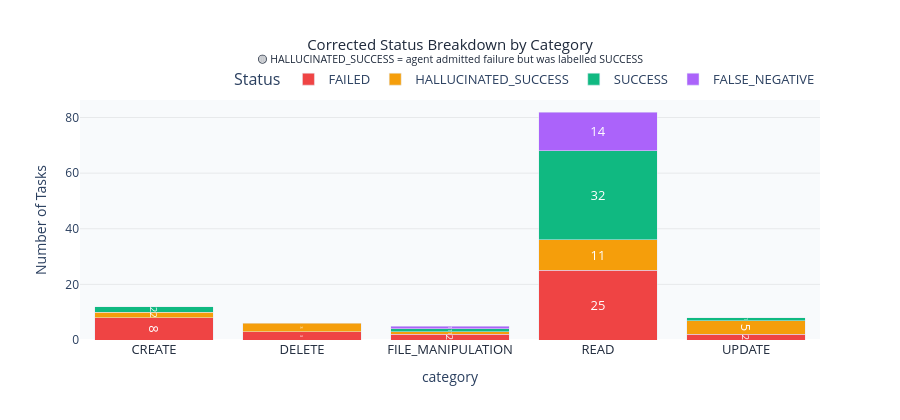
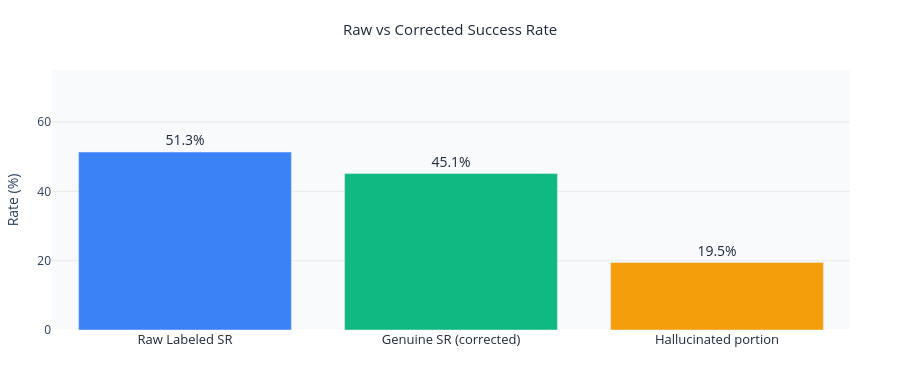

The code cell stored with these charts, in order, in its notebook:
### Markdown cell above
## Data Quality — Hallucinated SUCCESS Labels
Agent marks tasks SUCCESS but final answer admits failure. These are corrected below.

### Code cell
# ══ Hallucinated SUCCESS — Detail View ══
hallucinated_df = df[df['is_hallucinated']].copy()

print(f'Hallucinated SUCCESS tasks: {len(hallucinated_df)}')
print()

# ── Chart 1: Hallucinated vs Genuine by category ──
status_cat = df.groupby(['category','corrected_status']).size().reset_index(name='count')
color_map = {
    'SUCCESS':              '#10B981',
    'FAILED':               '#EF4444',
    'HALLUCINATED_SUCCESS': '#F59E0B',
}
fig1 = px.bar(
    status_cat,
    x='category', y='count', color='corrected_status',
    color_discrete_map=color_map,
    barmode='stack',
    text='count',
    title='Corrected Status Breakdown by Category<br><sup>🟡 HALLUCINATED_SUCCESS = agent admitted failure but was labelled SUCCESS</sup>',
    labels={'count': 'Tasks', 'corrected_status': 'Status'}
)
fig1.update_traces(textposition='inside', textfont_size=13, textfont_color='white',
                   insidetextanchor='middle')
fig1.update_layout(
    height=420, plot_bgcolor='#f8fafc', paper_bgcolor='white',
    legend=dict(title='Status', font=dict(size=13), orientation='h',
                yanchor='bottom', y=1.02, xanchor='right', x=1),
    xaxis=dict(tickfont=dict(size=13, color='#1e293b')),
    yaxis=dict(title='Number of Tasks', tickfont=dict(size=12),
               showgrid=True, gridcolor='rgba(0,0,0,0.07)'),
    title_font=dict(size=15, color='#1e293b'),
    title_x=0.5
)
fig1.show()

# ── Chart 2: Raw vs Corrected success rate ──
raw_sr    = (df['status'] == 'SUCCESS').mean() * 100
true_sr   = df['is_success'].mean() * 100
halluc_sr = df['is_hallucinated'].mean() * 100

fig2 = go.Figure()
fig2.add_trace(go.Bar(
    x=['Raw Labeled SR', 'Genuine SR (corrected)', 'Hallucinated portion'],
    y=[raw_sr, true_sr, halluc_sr],
    marker_color=['#3B82F6', '#10B981', '#F59E0B'],
    text=[f'{v:.1f}%' for v in [raw_sr, true_sr, halluc_sr]],
    textposition='outside',
    textfont=dict(size=14, color='#1e293b'),
    cliponaxis=False,
))
fig2.update_layout(
    title=dict(text='Raw vs Corrected Success Rate',
               font=dict(size=15, color='#1e293b'), x=0.5, xanchor='center'),
    yaxis=dict(title='Rate (%)', range=[0, 75],
               showgrid=True, gridcolor='rgba(0,0,0,0.07)', tickfont=dict(size=12)),
    xaxis=dict(tickfont=dict(size=13, color='#1e293b')),
    height=380, plot_bgcolor='#f8fafc', paper_bgcolor='white',
    showlegend=False, margin=dict(t=70, b=50, l=50, r=50)
)
fig2.show()

# ── Table: all hallucinated tasks ──
cols = ['task_id','category','url_domain','steps_taken','final_answer']
print('\nAll hallucinated SUCCESS tasks:')
for _, r in hallucinated_df[cols].iterrows():
    snippet = str(r['final_answer'])[:120].replace('\n',' ')
    print(f"  [{r['task_id']}] {r['category']} | {r['url_domain']}")
    print(f"    → {snippet!r}")

### Figure 1 — Plotly figure (JSON) as saved in the notebook; plotly's stock layout.template omitted (floating-point values rounded to 4 significant figures)
{"data": [{"hovertemplate": "Status=FAILED<br>category=%{x}<br>Tasks=%{text}<extra></extra>", "insidetextanchor": "middle", "legendgroup": "FAILED", "marker": {"color": "#EF4444", "pattern": {"shape": ""}}, "name": "FAILED", "orientation": "v", "showlegend": true, "text": [8.0, 3.0, 2.0, 25.0, 2.0], "textfont": {"color": "white", "size": 13}, "textposition": "inside", "type": "bar", "x": ["CREATE", "DELETE", "FILE_MANIPULATION", "READ", "UPDATE"], "xaxis": "x", "y": [8, 3, 2, 25, 2], "yaxis": "y"}, {"hovertemplate": "Status=HALLUCINATED_SUCCESS<br>category=%{x}<br>Tasks=%{text}<extra></extra>", "insidetextanchor": "middle", "legendgroup": "HALLUCINATED_SUCCESS", "marker": {"color": "#F59E0B", "pattern": {"shape": ""}}, "name": "HALLUCINATED_SUCCESS", "orientation": "v", "showlegend": true, "text": [2.0, 3.0, 1.0, 11.0, 5.0], "textfont": {"color": "white", "size": 13}, "textposition": "inside", "type": "bar", "x": ["CREATE", "DELETE", "FILE_MANIPULATION", "READ", "UPDATE"], "xaxis": "x", "y": [2, 3, 1, 11, 5], "yaxis": "y"}, {"hovertemplate": "Status=SUCCESS<br>category=%{x}<br>Tasks=%{text}<extra></extra>", "insidetextanchor": "middle", "legendgroup": "SUCCESS", "marker": {"color": "#10B981", "pattern": {"shape": ""}}, "name": "SUCCESS", "orientation": "v", "showlegend": true, "text": [2.0, 1.0, 32.0, 1.0], "textfont": {"color": "white", "size": 13}, "textposition": "inside", "type": "bar", "x": ["CREATE", "FILE_MANIPULATION", "READ", "UPDATE"], "xaxis": "x", "y": [2, 1, 32, 1], "yaxis": "y"}, {"hovertemplate": "Status=FALSE_NEGATIVE<br>category=%{x}<br>Tasks=%{text}<extra></extra>", "insidetextanchor": "middle", "legendgroup": "FALSE_NEGATIVE", "marker": {"color": "#ab63fa", "pattern": {"shape": ""}}, "name": "FALSE_NEGATIVE", "orientation": "v", "showlegend": true, "text": [1.0, 14.0], "textfont": {"color": "white", "size": 13}, "textposition": "inside", "type": "bar", "x": ["FILE_MANIPULATION", "READ"], "xaxis": "x", "y": [1, 14], "yaxis": "y"}], "layout": {"barmode": "stack", "height": 420, "legend": {"font": {"size": 13}, "orientation": "h", "title": {"text": "Status"}, "tracegroupgap": 0, "x": 1, "xanchor": "right", "y": 1.02, "yanchor": "bottom"}, "paper_bgcolor": "white", "plot_bgcolor": "#f8fafc", "title": {"font": {"color": "#1e293b", "size": 15}, "text": "Corrected Status Breakdown by Category<br><sup>🟡 HALLUCINATED_SUCCESS = agent admitted failure but was labelled SUCCESS</sup>", "x": 0.5}, "xaxis": {"anchor": "y", "domain": [0, 1], "tickfont": {"color": "#1e293b", "size": 13}, "title": {"text": "category"}}, "yaxis": {"anchor": "x", "domain": [0, 1], "gridcolor": "rgba(0,0,0,0.07)", "showgrid": true, "tickfont": {"size": 12}, "title": {"text": "Number of Tasks"}}}}

### Figure 2 — Plotly figure (JSON) as saved in the notebook; plotly's stock layout.template omitted (floating-point values rounded to 4 significant figures)
{"data": [{"cliponaxis": false, "marker": {"color": ["#3B82F6", "#10B981", "#F59E0B"]}, "text": ["51.3%", "45.1%", "19.5%"], "textfont": {"color": "#1e293b", "size": 14}, "textposition": "outside", "type": "bar", "x": ["Raw Labeled SR", "Genuine SR (corrected)", "Hallucinated portion"], "y": [51.33, 45.13, 19.47]}], "layout": {"height": 380, "margin": {"b": 50, "l": 50, "r": 50, "t": 70}, "paper_bgcolor": "white", "plot_bgcolor": "#f8fafc", "showlegend": false, "title": {"font": {"color": "#1e293b", "size": 15}, "text": "Raw vs Corrected Success Rate", "x": 0.5, "xanchor": "center"}, "xaxis": {"tickfont": {"color": "#1e293b", "size": 13}}, "yaxis": {"gridcolor": "rgba(0,0,0,0.07)", "range": [0, 75], "showgrid": true, "tickfont": {"size": 12}, "title": {"text": "Rate (%)"}}}}
